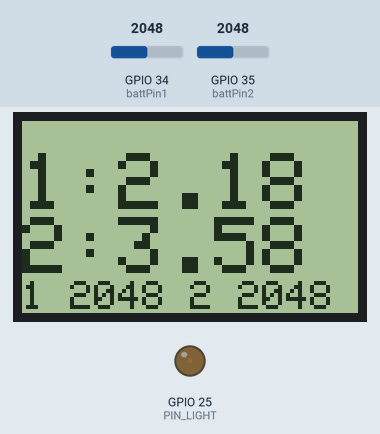
A sketch run on a simulated ESP32. Parts: 84×48 one-colour display, output pins drawn as LEDs (lit = HIGH). The inputs (shaded band) are chosen by the test bench; at power-on: GPIO 34 (battPin1) = 2048, GPIO 35 (battPin2) = 2048.

Above: at 1.3 s.
1.4 s: GPIO 34 (battPin1) set to 2866
At 1.68 s:
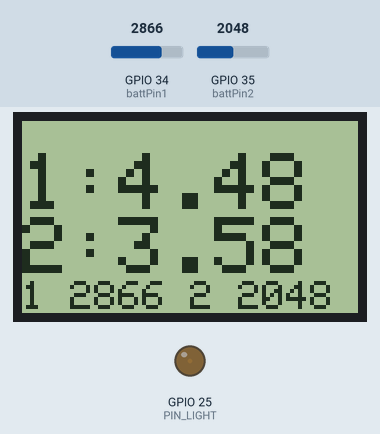
2.9 s: GPIO 35 (battPin2) set to 2866
At 3.14 s:
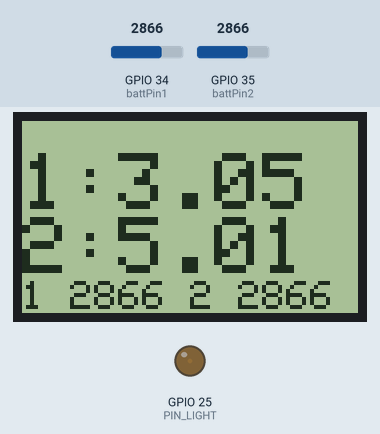
4.4 s: GPIO 34 (battPin1) set to 3603
At 4.74 s:
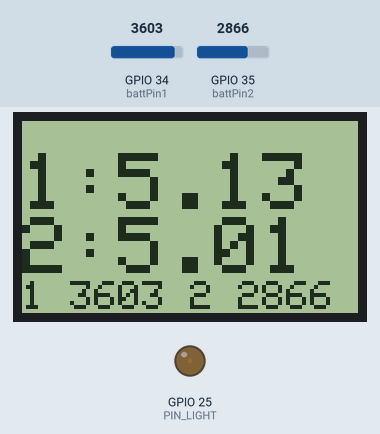
6.0 s: GPIO 35 (battPin2) set to 3603
At 6.34 s:
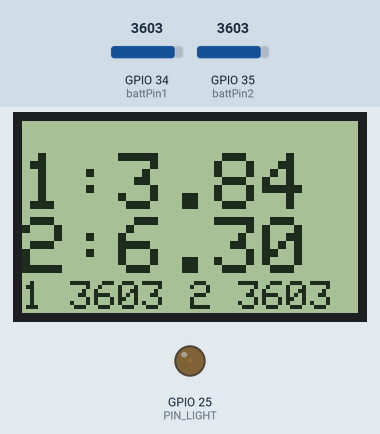
7.6 s: GPIO 34 (battPin1) set to 4095
At 7.94 s:
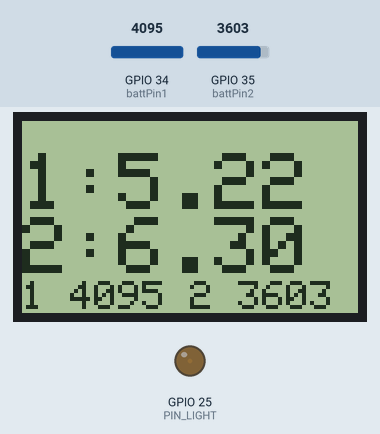
9.2 s: GPIO 35 (battPin2) set to 4095
At 9.54 s:
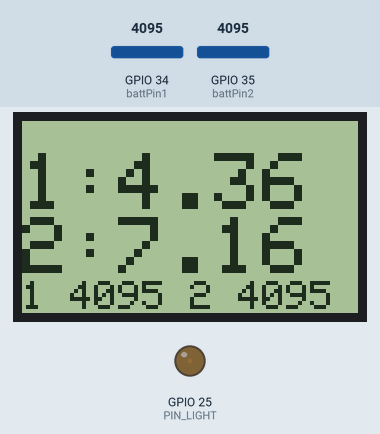
Timing chart, 0 to 11.8 s (numbered marks = the images above; inputs shaded):
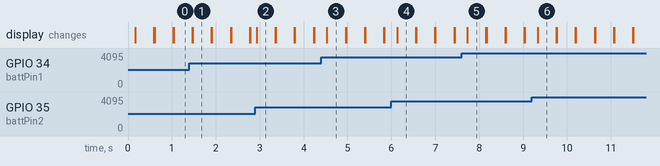

Measured:
- after the input at 1.4 s, the display: first differs from a run without the input after 0.08 s (image 1)
- after the input at 2.9 s, the display: changes at once (image 2)
- after the input at 4.4 s, the display: changes after 0.13 s (image 3)
- after the input at 6.0 s, the display: changes after 0.13 s (image 4)
- after the input at 7.6 s, the display: changes after 0.13 s (image 5)
- after the input at 9.2 s, the display: changes after 0.13 s (image 6)
- what the display in image 1 shows lasts 0.4 s, from 1.5 s to 1.9 s

The sketch:

battery-meter.ino
```cpp
#include <SPI.h>
#include <driver/adc.h>
#include <Adafruit_PCD8544.h>

/* Declare LCD object for SPI
  Adafruit_PCD8544(CLK,DIN,D/C,CE,RST); */
#define PIN_CLK 18
#define PIN_DIN 23
#define PIN_DC 19
#define PIN_CE 5
#define PIN_RST 14
#define PIN_LIGHT 25

Adafruit_PCD8544 display = Adafruit_PCD8544(PIN_CLK, PIN_DIN, PIN_DC, PIN_CE, PIN_RST);
int contrastValue = 60; // Default Contrast Value

const int battPin1 = 34;
const int battPin2 = 35;

void setup()
{
  pinMode(PIN_LIGHT, OUTPUT);
  ledcSetup(0, 8000, 8);
  ledcAttachPin(PIN_LIGHT, 0);
  ledcWrite(0, 1);

  display.begin();
  display.setContrast(contrastValue);

  display.clearDisplay();
  display.display();

  adc1_config_width(ADC_WIDTH_BIT_12);
  adc1_config_channel_atten(ADC1_CHANNEL_6,ADC_ATTEN_DB_11);
  adc1_config_channel_atten(ADC1_CHANNEL_7,ADC_ATTEN_DB_11);

  delay(100);
}

void loop()
{
  int val1 = adc1_get_raw(ADC1_CHANNEL_6);
  int val2 = adc1_get_raw(ADC1_CHANNEL_7);
  float v1 = val1 * 0.0028144;
  float v2 = val2 * 0.0017489;

  display.clearDisplay();
  display.display();

  display.setTextSize(2);
  display.setCursor(0, 8);
  display.print("1:");
  display.print(v1-v2);
  display.setCursor(0, 24);
  display.print("2:");
  display.print(v2);

  display.setTextSize(1);
  display.setCursor(0, 40);
  display.print("1 ");
  display.print(val1);
  display.print(" 2 ");
  display.print(val2);

  display.display();
  delay(120);
}

// 1 2672 2.16 7.52 // 7.52 / 2672 = 0.0028144
// 2 2150 1.79 3.76 // 3.76 / 2150 = 0.0017489

// 1 1735 1.44 5.05 // 5.05 / 1735 = 0.0029107

// 1 2805      7.86
// 2 2254      3.93
```
